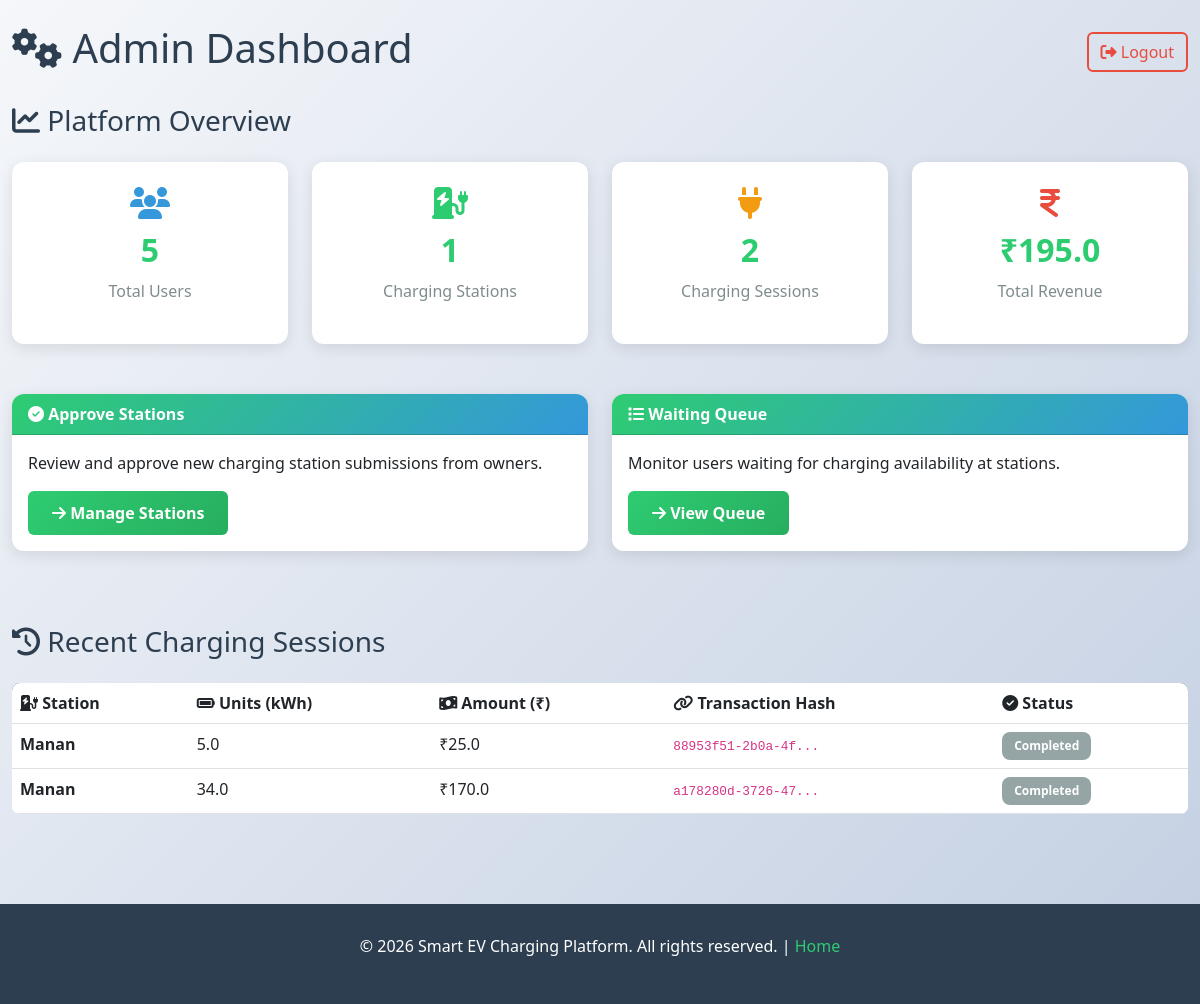
/admin/dashboard (signed in), run on an earlier commit of the app's database.
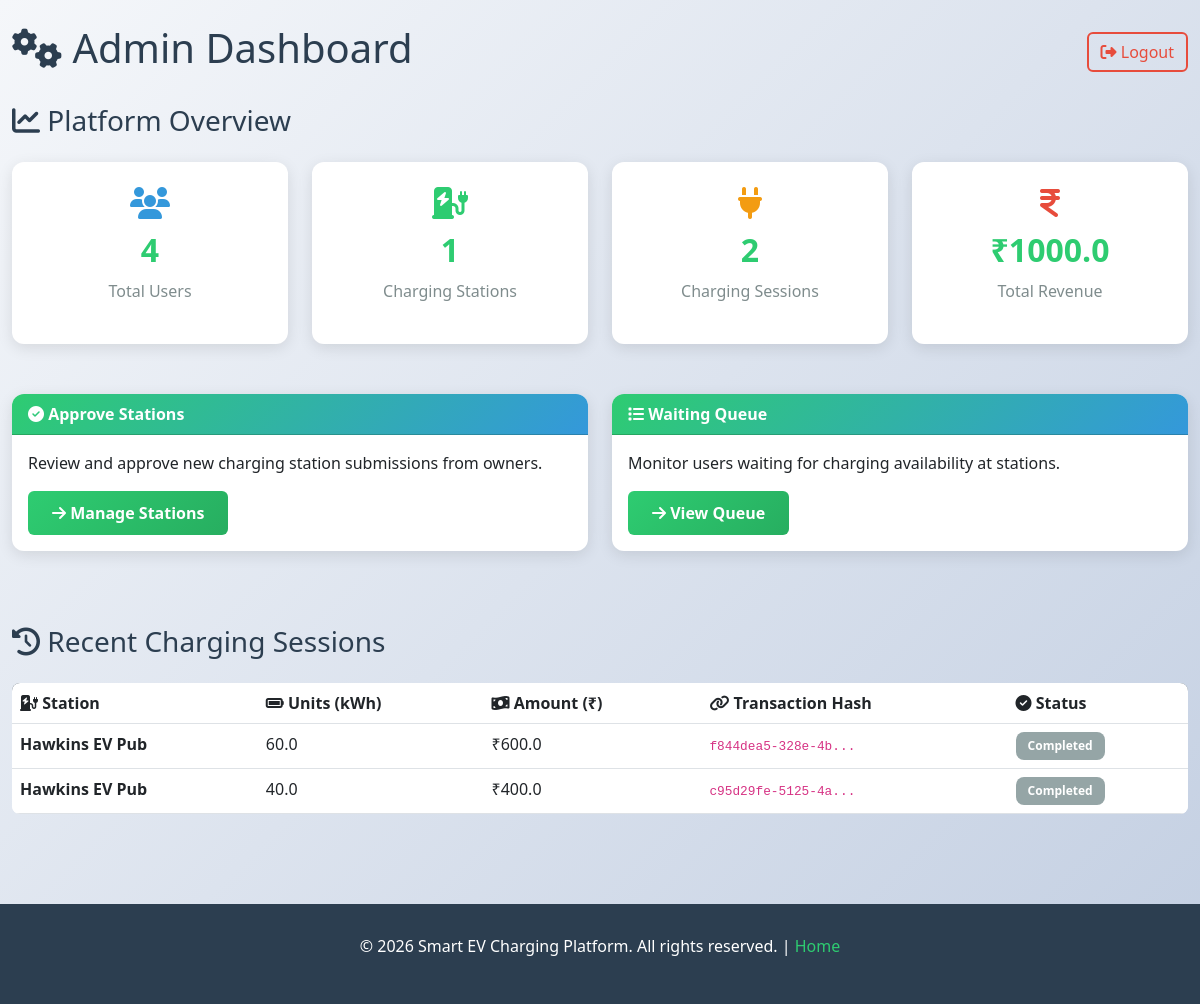
And on a later commit of the database.
### tables this page shows
CREATE TABLE charging_sessions (
        id INTEGER PRIMARY KEY AUTOINCREMENT,
        user_id INTEGER,
        station_name TEXT,
        units REAL,
        amount REAL,
        tx_hash TEXT,
        status TEXT,
        started_at TIMESTAMP DEFAULT CURRENT_TIMESTAMP,
        completed_at TIMESTAMP,
        duration_minutes INTEGER
    );

### routes/admin_routes.py (the view)
@admin_bp.route("/admin/dashboard")
def admin_dashboard():
    if not session.get("admin_logged_in"):
        return redirect("/admin/login")
    conn = get_db()
    cur = conn.cursor()
    cur.execute("SELECT COUNT(*) FROM users")
    total_users = cur.fetchone()[0]
    cur.execute("SELECT COUNT(*) FROM stations")
    total_stations = cur.fetchone()[0]
    cur.execute("SELECT COUNT(*) FROM charging_sessions")
    total_sessions = cur.fetchone()[0]
    cur.execute("SELECT IFNULL(SUM(amount), 0) FROM charging_sessions")
    total_revenue = cur.fetchone()[0]
    print("TOTAL USERS:", total_users)
    print("TOTAL STATIONS:", total_stations)
    print("TOTAL SESSIONS:", total_sessions)
    print("TOTAL REVENUE:", total_revenue)
    cur.execute("""
        SELECT station_name, units, amount, tx_hash, status
        FROM charging_sessions
    """)
    sessions = cur.fetchall()
    conn.close()
    return render_template(
        "admin_dashboard.html",
        total_users=total_users,
        total_stations=total_stations,
        total_sessions=total_sessions,
        total_revenue=total_revenue,
        sessions=sessions
    )

### models/db.py (called while the page is built)
def get_db():
    return sqlite3.connect("database/ev.db")

### templates/admin_dashboard.html (shortened to what this page needs)
{% extends "base.html" %}
{% block content %}
<div class="d-flex justify-content-between align-items-center mb-4">
    <h1><i class="fas fa-cogs"></i> Admin Dashboard</h1>
    <a href="/admin/logout" class="btn btn-outline-danger">
        <i class="fas fa-sign-out-alt"></i> Logout
    </a>
</div>
<h3 class="mb-4"><i class="fas fa-chart-line"></i> Platform Overview</h3>
<div class="row g-4 mb-large">
    <div class="col-md-3 col-sm-6">
        <div class="stat-box">
            <i class="fas fa-users" style="font-size: 2rem; color: #3498db;"></i>
            <h3>{{ total_users }}</h3>
            <p>Total Users</p>
        </div>
    </div>
    <div class="col-md-3 col-sm-6">
        <div class="stat-box">
            <i class="fas fa-charging-station" style="font-size: 2rem; color: #2ecc71;"></i>
            <h3>{{ total_stations }}</h3>
            <p>Charging Stations</p>
        </div>
    </div>
    <div class="col-md-3 col-sm-6">
        <div class="stat-box">
            <i class="fas fa-plug" style="font-size: 2rem; color: #f39c12;"></i>
            <h3>{{ total_sessions }}</h3>
            <p>Charging Sessions</p>
        </div>
    </div>
    <div class="col-md-3 col-sm-6">
        <div class="stat-box">
            <i class="fas fa-indian-rupee-sign" style="font-size: 2rem; color: #e74c3c;"></i>
            <h3>₹{{ total_revenue }}</h3>
            <p>Total Revenue</p>
        </div>
    </div>
</div>
<div class="row mb-large">
    <div class="col-md-6 mb-4">
        <a href="/admin/stations" class="text-decoration-none">
            <div class="card h-100" style="cursor: pointer;">
                <div class="card-header">
                    <i class="fas fa-check-circle"></i> Approve Stations
                </div>
                <div class="card-body">
                    <p>Review and approve new charging station submissions from owners.</p>
                    <button class="btn btn-primary">
                        <i class="fas fa-arrow-right"></i> Manage Stations
                    </button>
                </div>
            </div>
        </a>
    </div>
    <div class="col-md-6 mb-4">
        <a href="/admin/queue" class="text-decoration-none">
            <div class="card h-100" style="cursor: pointer;">
                <div class="card-header">
                    <i class="fas fa-list"></i> Waiting Queue
                </div>
                <div class="card-body">
                    <p>Monitor users waiting for charging availability at stations.</p>
                    <button class="btn btn-primary">
                        <i class="fas fa-arrow-right"></i> View Queue
                    </button>
                </div>
            </div>
        </a>
    </div>
</div>
<h3 class="mb-4"><i class="fas fa-history"></i> Recent Charging Sessions</h3>
{% if sessions %}
<div class="table-responsive">
    <table class="table table-hover">
        <thead>
            <tr>
                <th><i class="fas fa-charging-station"></i> Station</th>
                <th><i class="fas fa-battery-full"></i> Units (kWh)</th>
                <th><i class="fas fa-money-bill-wave"></i> Amount (₹)</th>
                <th><i class="fas fa-link"></i> Transaction Hash</th>
                <th><i class="fas fa-check-circle"></i> Status</th>
            </tr>
        </thead>
        <tbody>
            {% for s in sessions %}
            <tr>
                <td><strong>{{ s[0] }}</strong></td>
                <td>{{ s[1] }}</td>
                <td>₹{{ s[2] }}</td>
                <td><code style="font-size: 0.8rem;">{{ s[3][:16] }}...</code></td>
                <td>
                    {% if s[4] == "completed" %}
                        <span class="badge badge-success">Completed</span>
                    {% elif s[4] == "pending" %}
                        <span class="badge badge-warning">Pending</span>
                    {% else %}
                        <span class="badge" style="background-color: #95a5a6;">{{ s[4] }}</span>
                    {% endif %}
                </td>
            </tr>
            {% endfor %}
        </tbody>
    </table>
</div>
{% else %}
<div class="alert alert-info">
    <i class="fas fa-info-circle"></i> No charging sessions yet.
</div>
{% endif %}
{% endblock %}

### templates/base.html (shortened to what this page needs)
<!DOCTYPE html>
<html lang="en">
<head>
    <link href="https://cdnjs.cloudflare.com/ajax/libs/bootstrap/5.3.0/css/bootstrap.min.css" rel="stylesheet">
    <link href="https://cdnjs.cloudflare.com/ajax/libs/font-awesome/6.4.0/css/all.min.css" rel="stylesheet">
</head>
<body>
    <main class="py-4">
        <div class="container">
            {% block content %}{% endblock %}
        </div>
    </main>
    <footer>
        <p>&copy; 2026 Smart EV Charging Platform. All rights reserved. | <a href="/">Home</a></p>
    </footer>
</body>
</html>

### templates/base.html (style rules this page uses)
:root { --primary-color: #2ecc71; --secondary-color: #3498db; --dark-color: #2c3e50; --light-color: #ecf0f1; --danger-color: #e74c3c; --warning-color: #f39c12; }
* { margin: 0; padding: 0; box-sizing: border-box; }
body { font-family: 'Segoe UI', Tahoma, Geneva, Verdana, sans-serif; background: linear-gradient(135deg, #f5f7fa 0%, #c3cfe2 100%); min-height: 100vh; color: #2c3e50; }
.card { border: none; border-radius: 12px; box-shadow: 0 4px 15px rgba(0, 0, 0, 0.1); transition: transform 0.3s ease, box-shadow 0.3s ease; }
.card-header { background: linear-gradient(135deg, var(--primary-color) 0%, var(--secondary-color) 100%); color: white; border-radius: 12px 12px 0 0 !important; font-weight: 600; }
.btn-primary { background: linear-gradient(135deg, var(--primary-color) 0%, #27ae60 100%); border: none; font-weight: 600; padding: 10px 24px; transition: all 0.3s ease; }
.btn-outline-danger { color: var(--danger-color); border: 2px solid var(--danger-color); }
.table { background: white; border-radius: 8px; overflow: hidden; }
.table thead { background: linear-gradient(135deg, var(--dark-color) 0%, #34495e 100%); color: white; font-weight: 600; }
.table tbody tr { transition: background-color 0.3s ease; }
.badge { font-weight: 600; padding: 8px 12px; border-radius: 8px; }
.stat-box { background: white; border-radius: 12px; padding: 25px; text-align: center; box-shadow: 0 4px 15px rgba(0, 0, 0, 0.1); }
.stat-box h3 { color: var(--primary-color); font-weight: 700; font-size: 2rem; margin: 10px 0; }
.stat-box p { color: #7f8c8d; font-weight: 500; }
footer { background: var(--dark-color); color: white; text-align: center; padding: 30px 20px; margin-top: 50px; }
footer a { color: var(--primary-color); text-decoration: none; }
.mb-large { margin-bottom: 50px; }
main { min-height: calc(100vh - 200px); padding: 40px 0; }
.container { max-width: 1200px; }

What changed in the data, as far as the page shows it:
changed charging_sessions: station_name "Manan" → "Hawkins EV Pub"; units "5.0" → "60.0"; amount "25.0" → "600.0"; tx_hash "88953f51-2b0a-4f" → "f844dea5-328e-4b"
changed charging_sessions (number 2 of 2 on the later page): station_name "Manan" → "Hawkins EV Pub"; units "34.0" → "40.0"; amount "170.0" → "400.0"; tx_hash "a178280d-3726-47" → "c95d29fe-5125-4a"
Also different on the page:
{{ total_users }}: "5" → "4"
{{ total_revenue }}: "195.0" → "1000.0"
